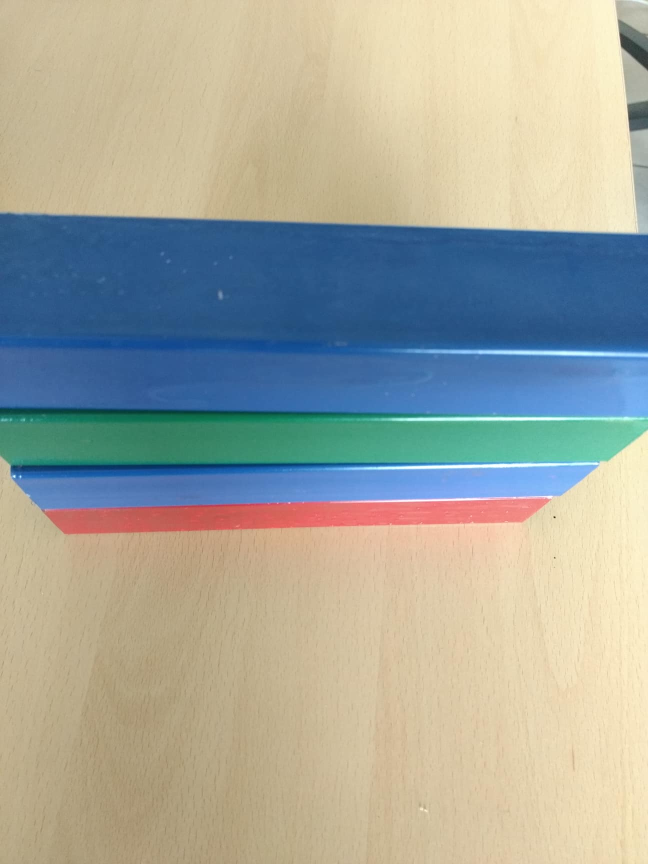
#> input picture containers1.jpg, 1296 x 1728 px (shown at 1/2 size); the run also reads 1 picture not shown here
$ jupyter execute ColorDetection.ipynb   (shell and % lines are left out)   (older library calls are emulated)   (text cells are left out)
#> lines starting #> are read from the running program, lines starting #| are printed output that depends on the picture; after the words box and inside, x2 and y2 are one past the last pixel; in counts of white or black regions, pixels touching at a corner belong together
[cell 1]
import numpy as np
import cv2
import os
import matplotlib.pyplot as plt

[cell 2]
#image = cv2.imread('/home/lleon/Pictures/Webcam/2018-08-28-202524.jpg')
image = cv2.imread('containers1.jpg')
#> image is the input picture: shape (1728, 1296, 3); mean B, G, R 156.1, 166.7, 163.1
image = cv2.resize(image,(300,400)) # Opencv BGR
#> image: shape (400, 300, 3)
hsv_image = cv2.cvtColor(image, cv2.COLOR_BGR2HSV) # hsv image
#> hsv_image: shape (400, 300, 3); mean H, S, V 46.4, 95.3, 193.8
plt.imshow(cv2.cvtColor(image, cv2.COLOR_BGR2RGB))
plt.show()

[cell 3]
# BGR limites
red_boundary = ([0, 100, 80], [10, 255, 220])
green_boundary = ([25, 40, 50], [70, 180, 180])
blue_boundary = ([100, 20, 20], [170, 255, 160])
boundaries = [red_boundary, green_boundary, blue_boundary]

masks = []

[cell 4]
for (lower, upper) in boundaries:
    lower = np.array(lower, dtype="uint8")
    upper = np.array(upper, dtype="uint8")

    mask = cv2.inRange(hsv_image, lower, upper)
    masks.append(mask)
    output = cv2.bitwise_and(hsv_image, hsv_image, mask=mask)
    plt.imshow(mask)
    plt.show()
    plt.imshow(np.hstack([cv2.cvtColor(image, cv2.COLOR_BGR2RGB), output]))
    plt.show()
#> this loop made 3 passes
#> pass 1, `mask = cv2.inRange(hsv_image, lower, upper)`:
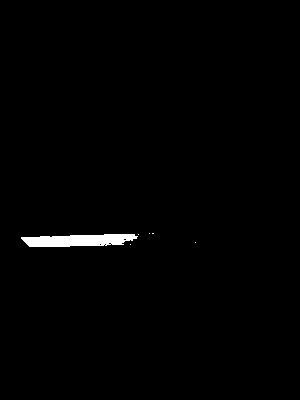
#> mask: shape (400, 300); 0.96% white; 6 white regions (5 under 20 px), largest, box (x1, y1, x2, y2) and area: (21, 234, 138, 247) 1149
#> pass 2, `plt.show()`:
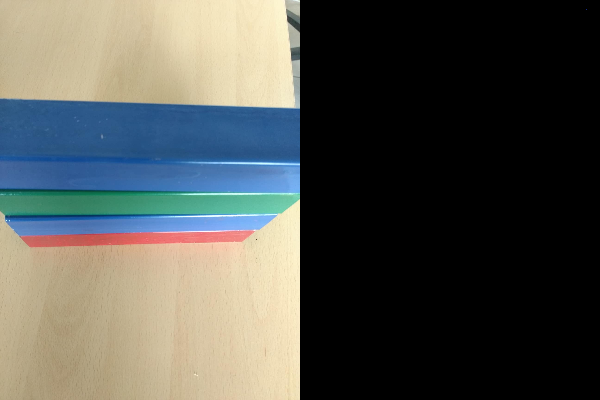
#> shown: shape (400, 600, 3); mean R, G, B 81.5, 83.3, 78
#> after the loop, masks = 3 items

[cell 5]
print(masks[0][231, 253])
#| 0

[cell 6]
# [4 lines of commented-out code are left out]
dic_color = {0: "Black", 1: "Red", 2: "Green", 3: "Blue"}

[cell 7]
print(masks[0].shape)
#| (400, 300)

[cell 8]
th = 150 * 255
mask1D = np.zeros(400)
#> mask1D = 400 values from 0 to 0
mask2D = np.sum(masks, axis=2)
for i in range(400):
    for idx in range(3):
        if mask2D[idx, i] >= th:
            mask1D[i] = idx+1
#> after the loop, mask1D = 400 values, max 3 at index 103, min 0 at index 0, mean 0.562

[cell 9]
rpta = []
rpta.append(0)
for i in range(1, 400):
    if mask1D[i] != 0 and rpta[-1] != mask1D[i]:
        rpta.append(mask1D[i])
#> after the loop, rpta = [0, 3]
rpta.append(0)
rpta
#> Out = [0, 3, 0]

[cell 10]
# Resultados
for i in rpta:
    print(dic_color[i])
#> this loop made 3 passes
#> i on passes 2 to 3: 3, 0
#| Black
#| Blue
#| Black

[cell 11]
def pipeline(hsv_image):
    red_boundary = ([0, 20, 100], [10, 255, 255])
    green_boundary = ([40, 20, 100], [90, 255, 255])
    blue_boundary = ([100, 20, 20], [170, 255, 160])
    boundaries = [red_boundary, green_boundary, blue_boundary]

    masks = []

    for (lower, upper) in boundaries:
        lower = np.array(lower, dtype="uint8")
        upper = np.array(upper, dtype="uint8")

        mask = cv2.inRange(hsv_image, lower, upper)
        masks.append(mask)


    dic_color = {0: 'Black', 1: 'Red', 2: 'Green', 3: 'Blue'}

    th = 150 * 255
    mask1D = np.zeros(400)
    mask2D = np.sum(masks, axis=2)
    for i in range(400):
        for idx in range(3):
            if mask2D[idx, i] >= th:
                mask1D[i] = idx+1
    rpta = []
    rpta.append(0)
    for i in range(1, 400):
        if mask1D[i] != 0 and rpta[-1] != mask1D[i]:
            rpta.append(mask1D[i])
    rpta.append(0)

    for i, x in enumerate(rpta):
        rpta[i] = dic_color[x]

    return rpta

[cell 12]
import cv2
import numpy as np

font                   = cv2.FONT_HERSHEY_SIMPLEX
#> font = 0
bottomLeftCornerOfText = (10,20)
fontScale              = 0.5
fontColor              = (0,0,0)
lineType               = 2


def show_webcam(mirror=False):
    cam = cv2.VideoCapture(0)
    #cam.set(10,25)
    #cam.set(11,130)
    #cam.set(14,31)

    while True:
        ret_val, img = cam.read()
        #if mirror:
        #    img = cv2.flip(img, 1)
        image = cv2.resize(img,(300,400)) # Opencv BGR
        hsv_image = cv2.cvtColor(image, cv2.COLOR_BGR2HSV)
        text = pipeline(hsv_image)
        string = ""
        for x in text:
            string += (x + '\n')
        #print(string)
        #print(type(string))
        cv2.putText(img, string, bottomLeftCornerOfText, font, fontScale, fontColor, lineType)
        cv2.imshow('my webcam', img)
        if cv2.waitKey(1) == 27:
            break  # esc to quit
    cv2.destroyAllWindows()


def main():
    show_webcam(mirror=True)
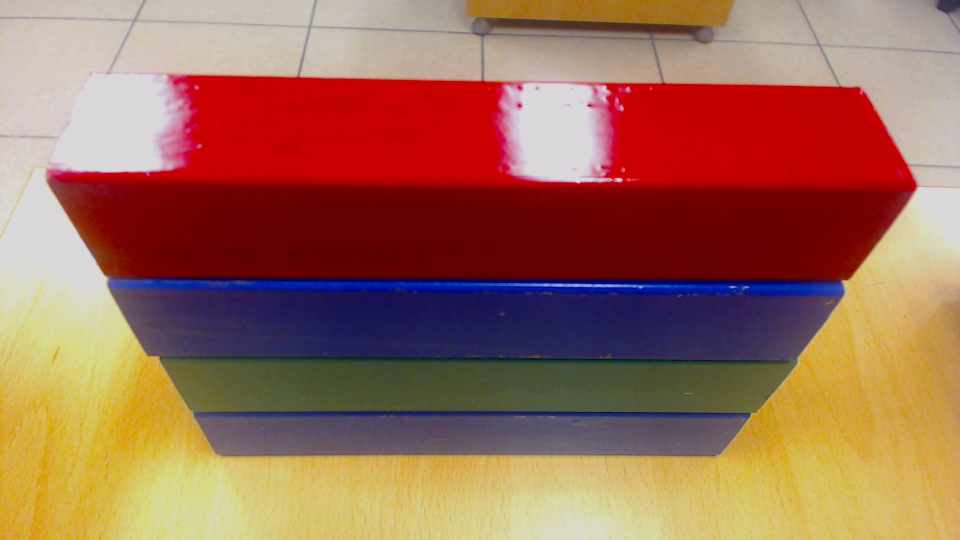
#> input picture Picture 1.jpg, 1920 x 1080 px, given in place of the camera (shown at 1/2 size)
#> in show_webcam, img is the input picture: shape (1080, 1920, 3); mean B, G, R 86.3, 107.2, 158.6
#> in show_webcam, `image = cv2.resize(img,(300,400))`:
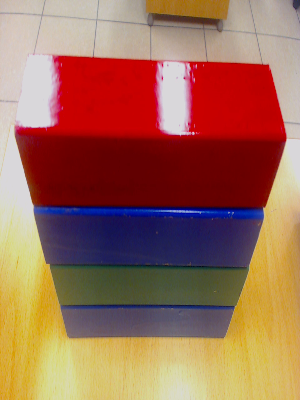
#> image: shape (400, 300, 3); mean B, G, R 86.2, 107.1, 158.5
#> in show_webcam, `hsv_image = cv2.cvtColor(image, cv2.COLOR_BGR2HSV)`: hsv_image: shape (400, 300, 3); mean H, S, V 42.6, 142.6, 165.7
#> the loop in pipeline, `for (lower, upper) in boundaries:` made 3 passes
#> (lower, upper) on passes 1 to 3: ([0, 20, 100], [10, 255, 255]), ([40, 20, 100], [90, 255, 255]), ([100, 20, 20], [170, 255, 160])
#> pass 1, in pipeline, `mask = cv2.inRange(hsv_image, lower, upper)`:
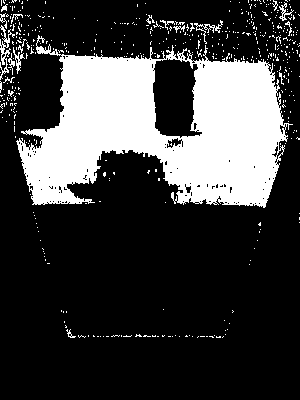
#> mask: shape (400, 300); 24.3% white; 498 white regions (480 under 20 px), largest, box (x1, y1, x2, y2) and area: (16, 35, 293, 208) 26956, (0, 25, 15, 80) 241, (194, 20, 223, 44) 131
#> pass 3, in pipeline, `mask = cv2.inRange(hsv_image, lower, upper)`:
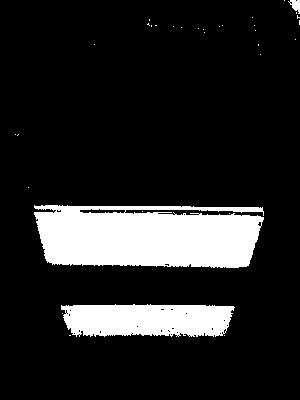
#> mask: shape (400, 300); 14.5% white; 33 white regions (30 under 20 px), largest, box (x1, y1, x2, y2) and area: (34, 205, 264, 268) 12326, (61, 304, 235, 337) 4923, (288, 0, 300, 14) 94
#> after the loop in pipeline, `for (lower, upper) in boundaries:`: masks = 3 items
#> in pipeline, `mask1D = np.zeros(400)`: mask1D = 400 values from 0 to 0
#> after the loop in pipeline, `for i in range(400):`: mask1D = 400 values, max 3 at index 206, min 0 at index 0, mean 0.91
#> after the loop in pipeline, `for i in range(1, 400):`: rpta = [0, 1, 3]
#> the loop in pipeline, `for i, x in enumerate(rpta):` made 4 passes
#> after the loop in pipeline, `for i, x in enumerate(rpta):`: rpta = ['Black', 'Red', 'Blue', 'Black']
#> the loop in show_webcam, `for x in text:` made 4 passes
#> in show_webcam, `cv2.putText(img, string, bottomLeftCornerOfText, font, fontScale, font..`:
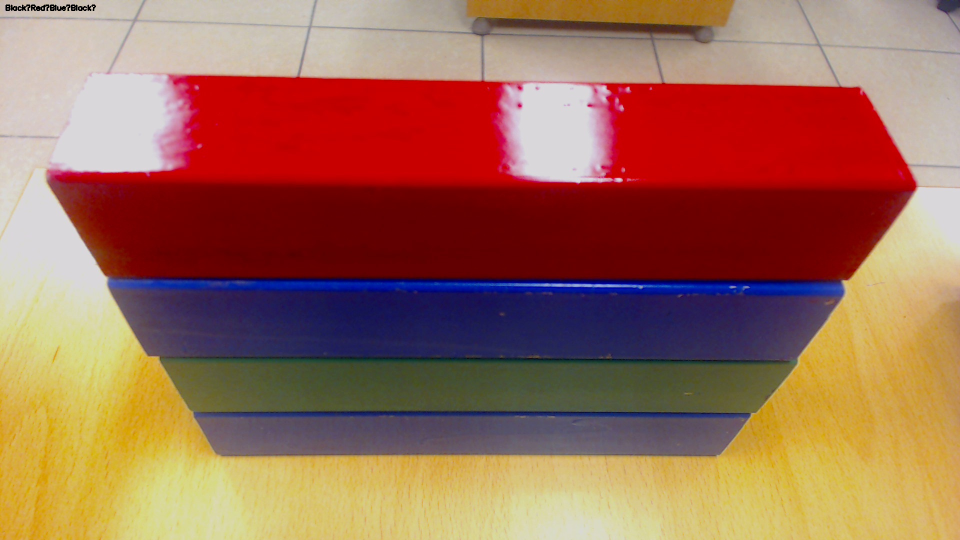
#> img: shape (1080, 1920, 3) (shown at 1/2 size); 0.07% of pixels changed, all inside (x1, y1, x2, y2) = (11, 9, 192, 22)
#> (key Esc is pressed here)


if __name__ == '__main__':
    main()

[cell 13]
import cv2
import imutils
import matplotlib.pyplot as plt
import time
import numpy as np

[cell 14]
class ShapeDetector:
    def __init__(self):
        pass

    def detect(self, c):
        shape = "unidentified"
        peri = cv2.arcLength(c, True)
        approx = cv2.approxPolyDP(c, 0.04 * peri, True)

        if len(approx) == 3:
            shape = "Triangle"
        elif len(approx) == 4:
            (x, y, w, h) = cv2.boundingRect(approx)
            ar = w / float(h)

            shape = "Square" if ar >= 0.95 and ar <= 1.05 else "Rectangle"

        elif len(approx) == 5:
            shape = "Pentagon"

        else:
            shape = "Circle"

        return shape

[cell 15]
t1 = time.time()
image = cv2.imread("images/containers1.jpg")
resized = imutils.resize(image, width=300)
ratio = image.shape[0] / float(resized.shape[0])
#> ratio = 4.32

# convert the resized image to grayscale, blur it slightly,
# and threshold it
gray = cv2.cvtColor(resized, cv2.COLOR_BGR2GRAY)
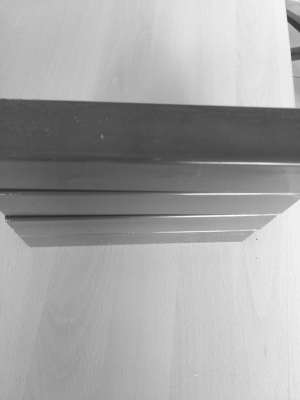
#> gray: shape (400, 300); min 44, max 252, mean 164.4
blurred = cv2.GaussianBlur(gray, (5, 5), 0)
thresh = cv2.threshold(blurred, 60, 255, cv2.THRESH_BINARY)[1]
#> thresh: shape (400, 300); 99.9% white; black in thin lines or dots, all inside (x1, y1, x2, y2) = (0, 190, 94, 217)

# find contours in the thresholded image and initialize the
# shape detector
cnts = cv2.findContours(thresh.copy(), cv2.RETR_EXTERNAL, cv2.CHAIN_APPROX_SIMPLE)
#> cnts = 1 contour; box (x1, y1, x2, y2) and area: (0, 0, 300, 400) 119125
cnts = cnts[0] if imutils.is_cv2() else cnts[1]
sd = ShapeDetector()

for c in cnts:
    # compute the center of the contour, then detect the name of the
    # shape using only the contour
    M = cv2.moments(c)
    cX = int((M["m10"] / M["m00"]) * ratio)
    cY = int((M["m01"] / M["m00"]) * ratio)
    shape = sd.detect(c)

    # multiply the contour (x, y)-coordinates by the resize ratio,
    # then draw the contours and the name of the shape on the image
    c = c.astype("float")
    c *= ratio
    c = c.astype("int")
    cv2.drawContours(image, [c], -1, (0, 255, 0), 2)
    cv2.putText(image, shape, (cX, cY), cv2.FONT_HERSHEY_SIMPLEX, 0.5, (255, 255, 255), 2)
#> this loop made 1 pass
#> (cX, cY, shape, peri in detect) on pass 1: (646, 861, 'Circle', 1553.7)
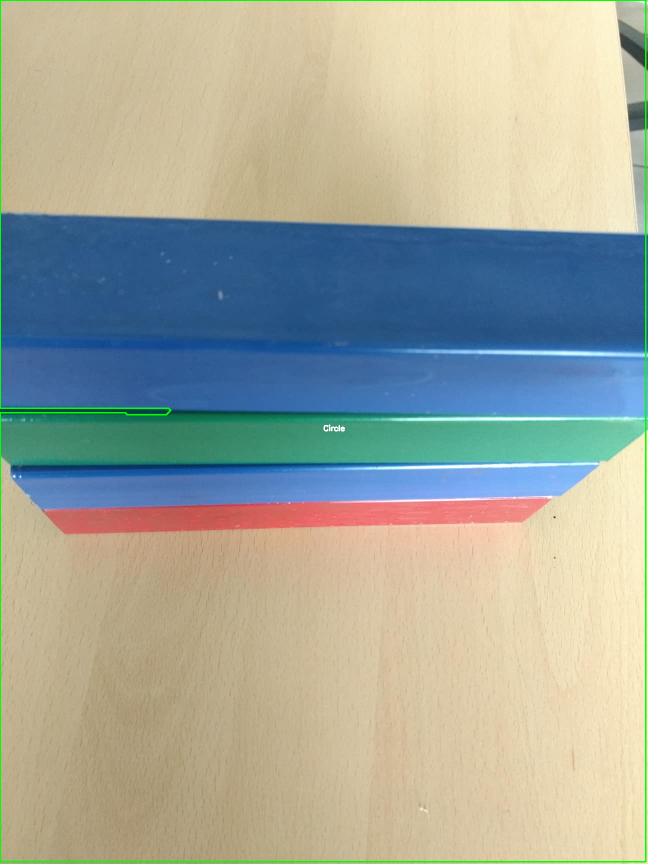
#> image: shape (1728, 1296, 3) (shown at 1/2 size); 0.78% of pixels changed, all inside (x1, y1, x2, y2) = (0, 0, 1293, 1725)
    # show the output image
print(time.time() - t1)
cv2.imshow("Image", image)
cv2.waitKey(0)
cv2.destroyAllWindows()

[cell 16]
# Convert BGR to HSV
frame = cv2.imread("images/containers1.jpg")
hsv = cv2.cvtColor(frame, cv2.COLOR_BGR2HSV)
#> hsv: shape (1728, 1296, 3); mean H, S, V 46.4, 95.2, 193.8

# define range of blue color in HSV
lower_blue = np.array([110,50,50])
#> lower_blue = [110, 50, 50]
upper_blue = np.array([130,255,255])
#> upper_blue = [130, 255, 255]

# Threshold the HSV image to get only blue colors
mask = cv2.inRange(hsv, lower_blue, upper_blue)
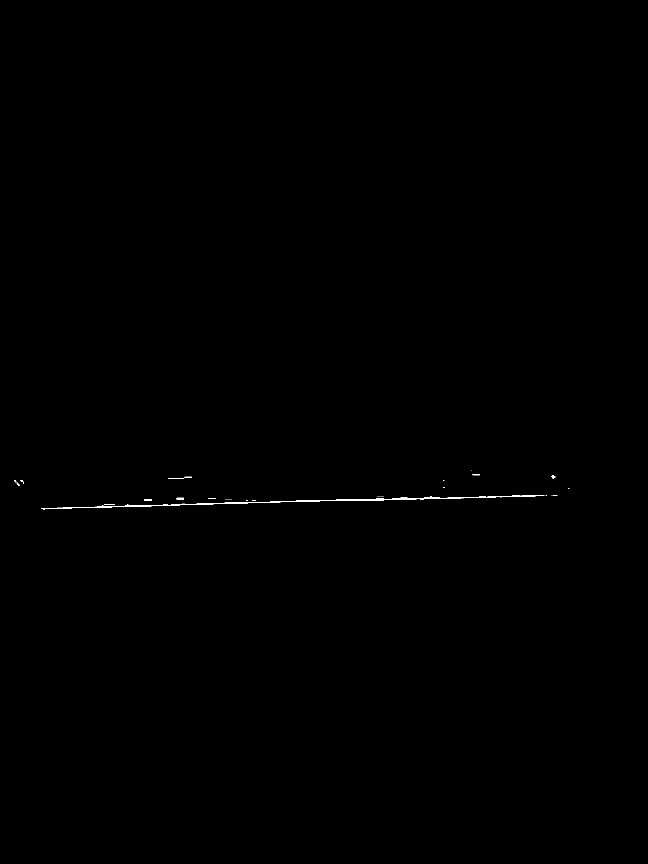
#> mask: shape (1728, 1296) (shown at 1/2 size); 0.12% white in thin lines or dots, all inside (x1, y1, x2, y2) = (28, 940, 1139, 1019)

# Bitwise-AND mask and original image
res = cv2.bitwise_and(frame,frame, mask= mask)

cv2.imshow('frame',frame)
cv2.imshow('mask',mask)
cv2.imshow('res',res)
cv2.waitKey(0)
cv2.destroyAllWindows()

[cell 17]
hsv = cv2.cvtColor(frame, cv2.COLOR_BGR2RGB)

plt.imshow(hsv)
plt.show()
